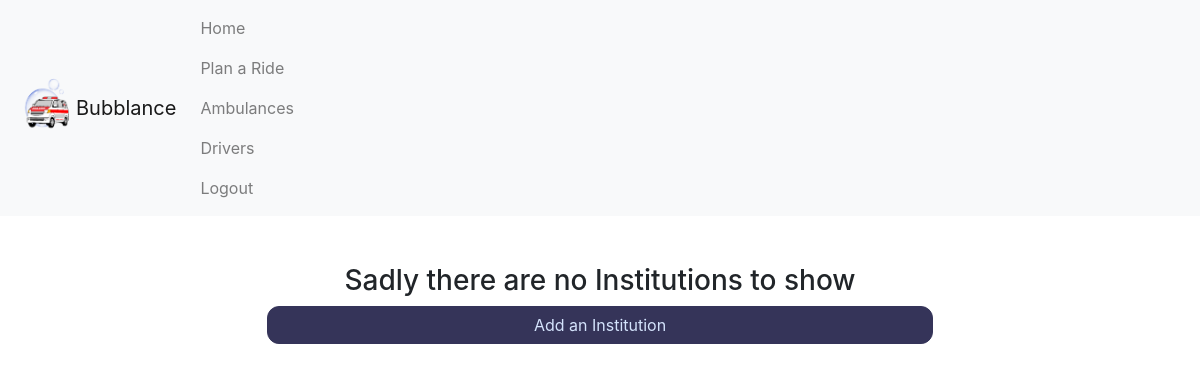
/institutions (signed in), run on an earlier commit of the app's database.
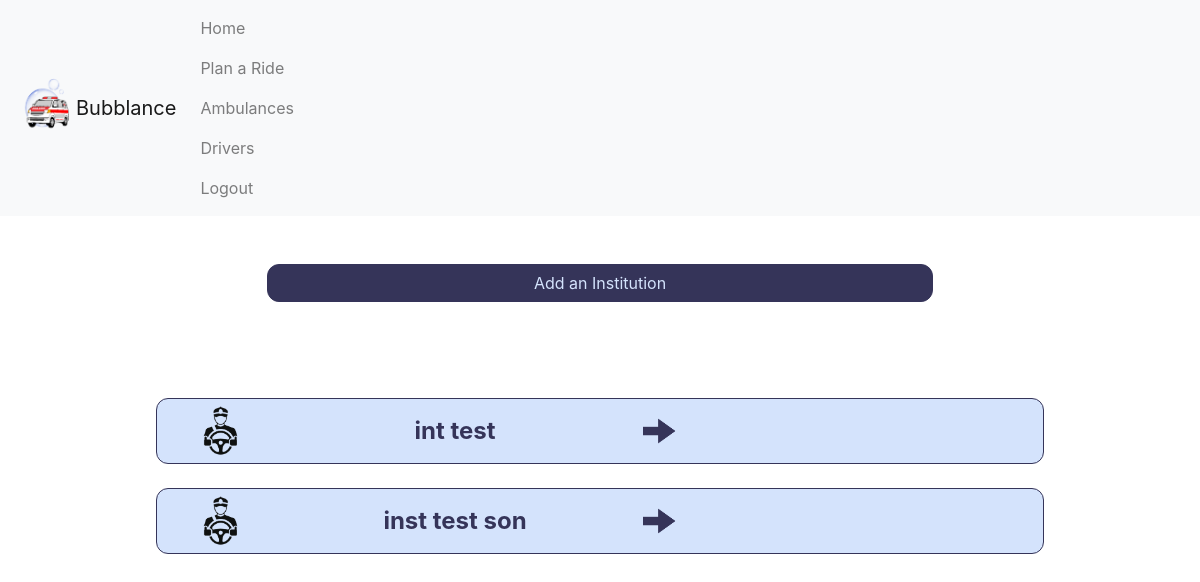
And on a later commit of the database.
### BubblanceApp/models.py (models this page shows, shortened)
class Institution(models.Model):
    inst_id = models.AutoField(primary_key=True)
    institution_name = models.CharField(max_length=100, unique=True)
    institution_adress = models.CharField(max_length=255)
    status = models.IntegerField(choices=Status.choices, default=1)
    in_institution = models.ForeignKey('self', on_delete=models.CASCADE, blank=True, null=True, related_name='children')

### BubblanceApp/views.py (the view)
# urls.py: path("institutions", views.institutions, name = "institutions"),
def institutions(request):
	context = {}
	context["inst"] = Institution.objects.all()
	context["no_inst"] = False
	if context["inst"].count() == 0:
		context["no_inst"] = True
	return render (request=request, template_name="institutions.html", context = context)

### templates/institutions.html (shortened to what this page needs)
{% extends "header.html" %}
{% load static %}
{% block content %}
{% load crispy_forms_tags %}
<div class="container py-5" align="center">
  {% if no_inst %}
  <h3>Sadly there are no Institutions to show</h3>
  {% endif %}
  <a class="btn btn-primary" href="{% url 'add_institution' %}" style="color: #d4e3fc;width: 30%;background-color: #353459; border:#353459 1px solid;border-radius: 12px; width: 60%;">Add an Institution</a>
</div>
<div class="container py-5">
  {% for institution in inst %}
  <form method="POST" action="{% url 'institution_info' %}">
    <button class="btn btn-primary" type="submit" style="width: 80%;background-color: #d4e3fc; border:#353459 1px solid;border-radius: 12px;margin-left: 10%;">
      <table style="color: #353459; font-size: x-large; text-align: center;">
        <tr>
          <td style="width: 20%;">
            <img class="navbar-logo" src="{% static 'drivers.png' %}" width="50px" height="50px">
          </td>
          <td style="width: 70%;">
            <b>{{institution.institution_name}}</b>
          </td>
          <td style="width: 10%;">
            <img class="navbar-logo" src="{% static 'arrow_right.png' %}" width="50px" height="50px" style="margin-left: 10%;">
          </td>
        </tr>
      </table>
    </button>
  </form>
  <br>
  {% endfor %}
</div>
{% endblock %}

What changed in the data, as far as the page shows it:
added Institution: institution_name "int test"
added Institution: institution_name "inst test son"
Also different on the page:
text no longer shown: "Sadly there are no Institutions to show"
